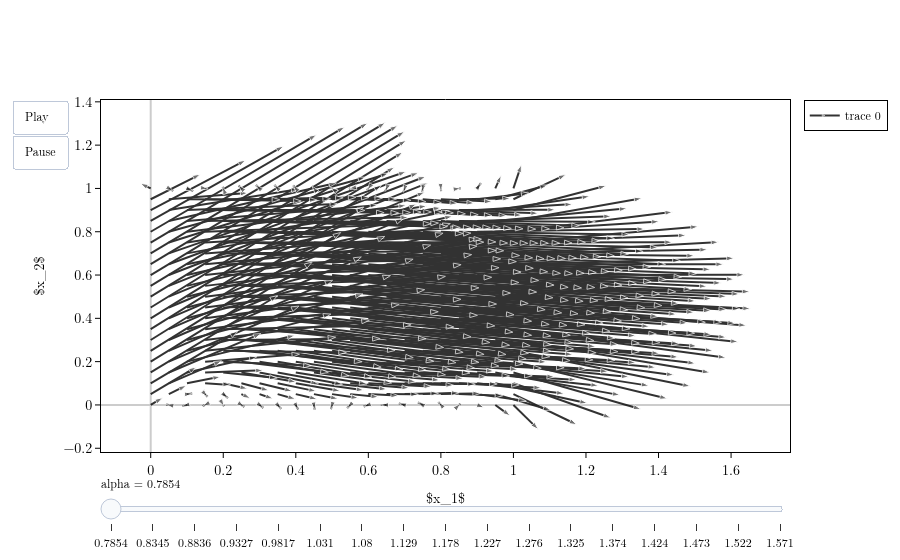

Notebook source saved alongside this figure:
### Markdown cell above
We could train even more to further improve the results. But let us check the solution now:

### Code cell
plot = mass_pipeline.visualize(model.output_ports[0],
                               controls=[qewton.viz.TimeSpec(A, duration=150)],
                               max_vertex_distance={A: 0.05, X: 0.05},
                               variables=[U])
qewton.viz.Figure(plot).show()

### Figure 1 — Plotly figure (JSON) as saved in the notebook; plotly's stock layout.template omitted (floating-point values rounded to 4 significant figures; data arrays with more than 128 entries replaced by an {"elided": "..."} marker saying what was removed)
{"data": [{"hoverinfo": "skip", "line": {"color": "black"}, "marker": {"angleref": "previous", "color": "black", "size": {"elided": "1323 int values"}, "symbol": "arrow"}, "mode": "lines+markers", "opacity": 0.8, "type": "scatter", "x": {"elided": "1323 float values"}, "y": {"elided": "1323 float values"}}], "layout": {"font": {"color": "black", "family": "Latin Modern Roman, CMU Serif, Georgia, serif", "size": 12}, "legend": {"bgcolor": "white", "bordercolor": "black", "borderwidth": 1}, "paper_bgcolor": "white", "plot_bgcolor": "white", "scene": {"bgcolor": "white", "xaxis": {"backgroundcolor": "white", "gridcolor": "#cccccc", "linecolor": "black", "mirror": true, "showbackground": true, "showgrid": false, "showline": true, "tickcolor": "black", "tickfont": {"color": "black", "size": 14}, "ticks": "outside", "title": {"font": {"color": "black", "size": 14}}, "zerolinecolor": "#cccccc"}, "yaxis": {"backgroundcolor": "white", "gridcolor": "#cccccc", "linecolor": "black", "mirror": true, "showbackground": true, "showgrid": false, "showline": true, "tickcolor": "black", "tickfont": {"color": "black", "size": 14}, "ticks": "outside", "title": {"font": {"color": "black", "size": 14}}, "zerolinecolor": "#cccccc"}, "zaxis": {"backgroundcolor": "white", "gridcolor": "#cccccc", "linecolor": "black", "mirror": true, "showbackground": true, "showgrid": false, "showline": true, "tickcolor": "black", "tickfont": {"color": "black", "size": 14}, "ticks": "outside", "title": {"font": {"color": "black", "size": 14}}, "zerolinecolor": "#cccccc"}}, "showlegend": true, "sliders": [{"currentvalue": {"prefix": "alpha = "}, "steps": [{"args": [["0"], {"frame": {"duration": 0, "redraw": true}, "mode": "immediate"}], "label": "0.7854", "method": "animate"}, {"args": [["1"], {"frame": {"duration": 0, "redraw": true}, "mode": "immediate"}], "label": "0.8345", "method": "animate"}, {"args": [["2"], {"frame": {"duration": 0, "redraw": true}, "mode": "immediate"}], "label": "0.8836", "method": "animate"}, {"args": [["3"], {"frame": {"duration": 0, "redraw": true}, "mode": "immediate"}], "label": "0.9327", "method": "animate"}, {"args": [["4"], {"frame": {"duration": 0, "redraw": true}, "mode": "immediate"}], "label": "0.9817", "method": "animate"}, {"args": [["5"], {"frame": {"duration": 0, "redraw": true}, "mode": "immediate"}], "label": "1.031", "method": "animate"}, {"args": [["6"], {"frame": {"duration": 0, "redraw": true}, "mode": "immediate"}], "label": "1.08", "method": "animate"}, {"args": [["7"], {"frame": {"duration": 0, "redraw": true}, "mode": "immediate"}], "label": "1.129", "method": "animate"}, {"args": [["8"], {"frame": {"duration": 0, "redraw": true}, "mode": "immediate"}], "label": "1.178", "method": "animate"}, {"args": [["9"], {"frame": {"duration": 0, "redraw": true}, "mode": "immediate"}], "label": "1.227", "method": "animate"}, {"args": [["10"], {"frame": {"duration": 0, "redraw": true}, "mode": "immediate"}], "label": "1.276", "method": "animate"}, {"args": [["11"], {"frame": {"duration": 0, "redraw": true}, "mode": "immediate"}], "label": "1.325", "method": "animate"}, {"args": [["12"], {"frame": {"duration": 0, "redraw": true}, "mode": "immediate"}], "label": "1.374", "method": "animate"}, {"args": [["13"], {"frame": {"duration": 0, "redraw": true}, "mode": "immediate"}], "label": "1.424", "method": "animate"}, {"args": [["14"], {"frame": {"duration": 0, "redraw": true}, "mode": "immediate"}], "label": "1.473", "method": "animate"}, {"args": [["15"], {"frame": {"duration": 0, "redraw": true}, "mode": "immediate"}], "label": "1.522", "method": "animate"}, {"args": [["16"], {"frame": {"duration": 0, "redraw": true}, "mode": "immediate"}], "label": "1.571", "method": "animate"}]}], "title": {"font": {"color": "black", "size": 20}}, "uirevision": true, "updatemenus": [{"buttons": [{"args": [null, {"frame": [{"duration": 150.0, "redraw": true}, {"duration": 150.0, "redraw": true}, {"duration": 150.0, "redraw": true}, {"duration": 150.0, "redraw": true}, {"duration": 150.0, "redraw": true}, {"duration": 150.0, "redraw": true}, {"duration": 150.0, "redraw": true}, {"duration": 150.0, "redraw": true}, {"duration": 150.0, "redraw": true}, {"duration": 150.0, "redraw": true}, {"duration": 150.0, "redraw": true}, {"duration": 150.0, "redraw": true}, {"duration": 150.0, "redraw": true}, {"duration": 150.0, "redraw": true}, {"duration": 150.0, "redraw": true}, {"duration": 150.0, "redraw": true}, {"duration": 150, "redraw": true}], "fromcurrent": false, "transition": {"duration": 0}}], "label": "Play", "method": "animate"}, {"args": [[null], {"frame": {"duration": 0, "redraw": false}, "mode": "immediate"}], "label": "Pause", "method": "animate"}], "showactive": false, "type": "buttons"}], "xaxis": {"gridcolor": "#cccccc", "linecolor": "black", "mirror": true, "showgrid": false, "showline": true, "tickcolor": "black", "tickfont": {"color": "black", "size": 14}, "ticks": "outside", "title": {"text": "$x_1$"}, "zerolinecolor": "#cccccc"}, "yaxis": {"gridcolor": "#cccccc", "linecolor": "black", "mirror": true, "showgrid": false, "showline": true, "tickcolor": "black", "tickfont": {"color": "black", "size": 14}, "ticks": "outside", "title": {"text": "$x_2$"}, "zerolinecolor": "#cccccc"}}}
